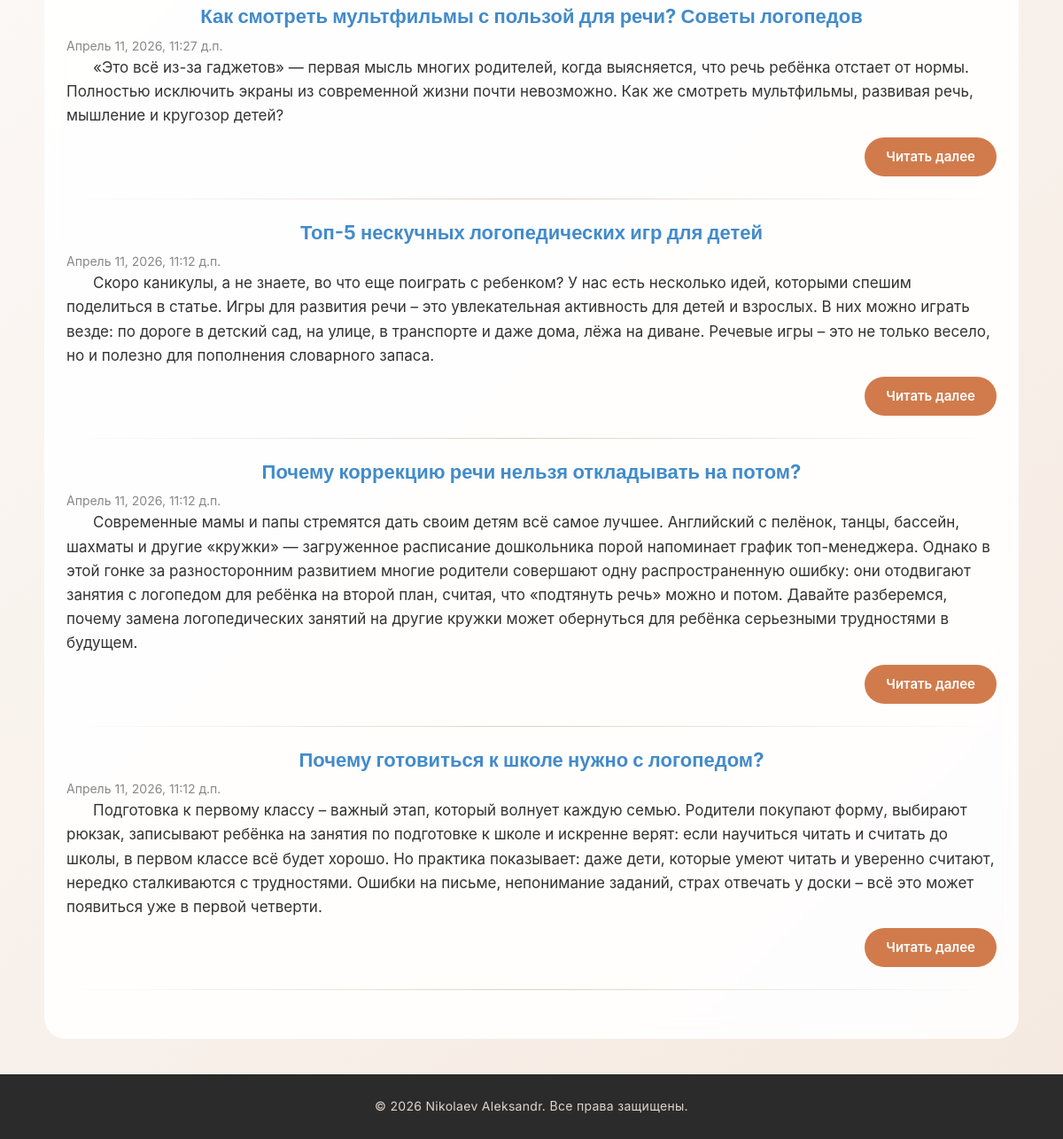
The page /blog/ (lower part) on the database as committed earlier.
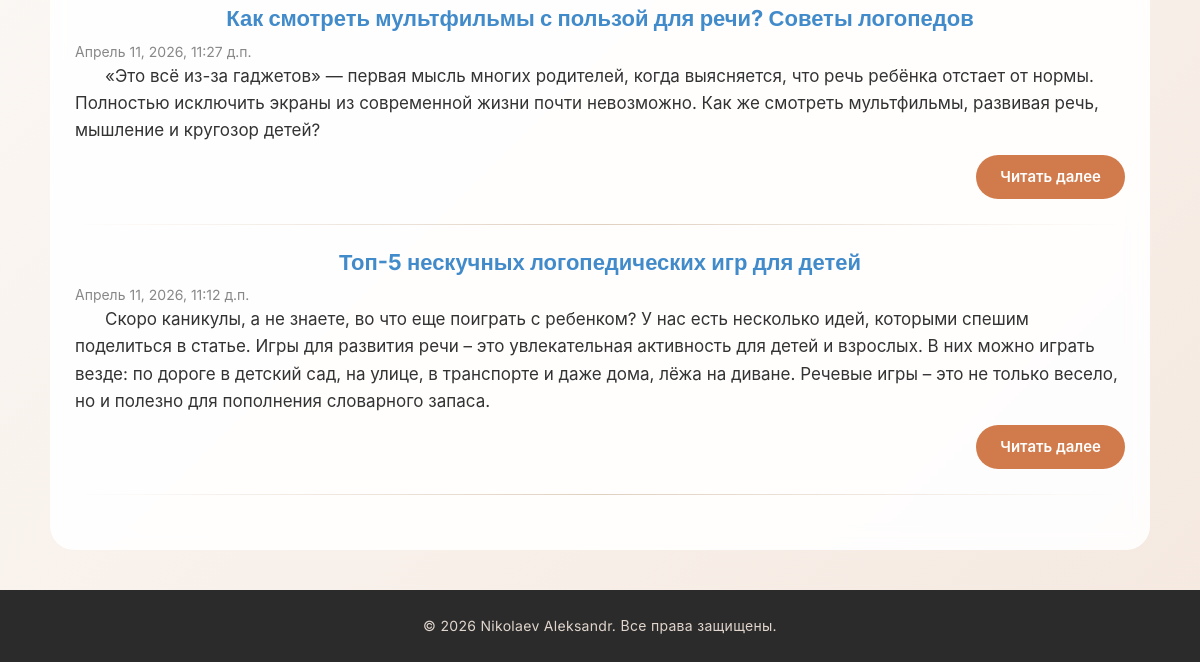
The same page on the database as committed later.
### app/models.py (models this page shows, shortened)
class Blog(models.Model):
    title = models.CharField(max_length=100, unique_for_date = "posted", verbose_name="Заголовок")
    description = models.TextField(verbose_name="Краткое содержание")
    content = models.TextField(verbose_name="Полное содержание")
    posted = models.DateTimeField(default=datetime.now, db_index = True, verbose_name= "Опубликована")
    author = models.ForeignKey(User, null = True, blank = True, on_delete = models.SET_NULL, verbose_name="Автор")
    image = models.FileField(default = 'temp.jpg', verbose_name = "Путь к картинке")
    class Meta:
        db_table = "Posts"
        ordering = ["-posted"]
        verbose_name = "статья блога"
        verbose_name_plural = "cтатья блога"

### app/views.py (the view)
# urls.py: path('blog/', views.blog, name='blog'),
def blog(request):
    assert isinstance(request, HttpRequest)
    posts = Blog.objects.all()
    return render(
        request,
            'app/blog/blog.html',
            {
                'title':'Блог',
                'posts': posts,
                'year': datetime.now().year,
            }
        )

### app/templates/app/blog/blog.html (shortened to what this page needs)
{% extends "app/layout.html" %}
{% load static %}
{% block content %}
{% for post in posts %}
<div class="mb-4">
    <h2 class="subtitle text-center">{{ post.title }}</h2>
    <div class="description" style="font-size: 14px; color: #888;">
        {{ post.posted }}
    </div>
    <p class="description text-indent mt-3">{{ post.description }}</p>
    <div class="text-right">
        <a class="btn-base btn-brand" href="{% url 'blogpost' parametr=post.id %}">Читать далее</a>
    </div>
</div>
<hr>
{% empty %}
<p class="description">Статей пока нет.</p>
{% endfor %}
{% endblock %}

Rows that differ between the two databases and show on the page:
removed Blog: title "Почему коррекцию речи нельзя откладывать на потом?", posted "Апрель 11, 2026, 11:12 д.п.", description "Современные мамы и папы стремятся дать своим детям всё самое лучшее. Английский с пелёнок, танцы, бассейн, шахматы и другие «кружки» — загруженное расписание дошкольника порой напоминает график топ-менеджера. Однако в этой гонке за разносторонним развитием многие родители совершают одну распространенную ошибку: они отодвигают занятия с логопедом для ребёнка на второй план, считая, что «подтянуть речь» можно и потом. Давайте разберемся, почему замена логопедических занятий на другие кружки может обернуться для ребёнка серьезными трудностями в будущем."
removed Blog: title "Почему готовиться к школе нужно с логопедом?", posted "Апрель 11, 2026, 11:12 д.п.", description "Подготовка к первому классу – важный этап, который волнует каждую семью. Родители покупают форму, выбирают рюкзак, записывают ребёнка на занятия по подготовке к школе и искренне верят: если научиться читать и считать до школы, в первом классе всё будет хорошо. Но практика показывает: даже дети, которые умеют читать и уверенно считают, нередко сталкиваются с трудностями. Ошибки на письме, непонимание заданий, страх отвечать у доски – всё это может появиться уже в первой четверти."
